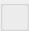
<?xml version="1.0" encoding="UTF-8"?>
<ui version="4.0">
 <class>AchievementLeaderboardWidget</class>
 <widget class="QWidget" name="AchievementLeaderboardWidget">
  <property name="geometry">
   <rect>
    <x>0</x>
    <y>0</y>
    <width>760</width>
    <height>600</height>
   </rect>
  </property>
  <layout class="QVBoxLayout" name="rootLayout">
   <property name="sizeConstraint">
    <enum>QLayout::SizeConstraint::SetFixedSize</enum>
   </property>
   <property name="leftMargin">
    <number>0</number>
   </property>
   <property name="topMargin">
    <number>0</number>
   </property>
   <property name="rightMargin">
    <number>0</number>
   </property>
   <property name="bottomMargin">
    <number>0</number>
   </property>
   <property name="alignment">
    <set>Qt::AlignmentFlag::AlignTop</set>
   </property>
   <item>
    <widget class="QGroupBox" name="commonBox">
     <layout class="QGridLayout" name="commonLayout"/>
    </widget>
   </item>
  </layout>
 </widget>
 <resources/>
 <connections/>
</ui>
